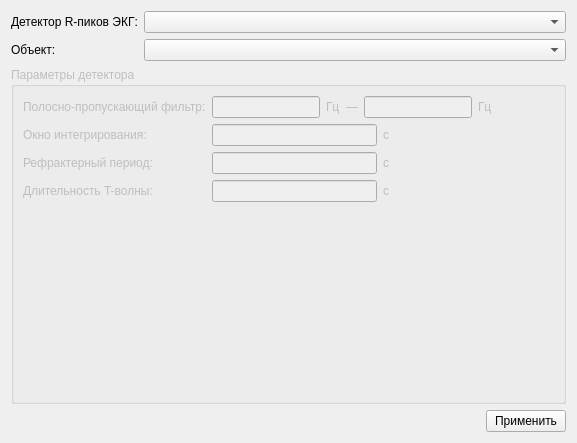
<?xml version="1.0" encoding="UTF-8"?>
<ui version="4.0">
 <class>FrmConfigDetector</class>
 <widget class="QFrame" name="FrmConfigDetector">
  <property name="geometry">
   <rect>
    <x>0</x>
    <y>0</y>
    <width>577</width>
    <height>443</height>
   </rect>
  </property>
  <property name="windowTitle">
   <string>Детектор R-пиков</string>
  </property>
  <layout class="QGridLayout" name="gridLayout">
   <item row="0" column="0">
    <layout class="QVBoxLayout" name="verticalLayout">
     <item>
      <layout class="QFormLayout" name="formLayout">
       <item row="0" column="0">
        <widget class="QLabel" name="labelDetector">
         <property name="text">
          <string>Детектор R-пиков ЭКГ:</string>
         </property>
        </widget>
       </item>
       <item row="0" column="1">
        <widget class="QComboBox" name="comboBoxSwitch"/>
       </item>
       <item row="1" column="0">
        <widget class="QLabel" name="labelObject">
         <property name="text">
          <string>Объект:</string>
         </property>
        </widget>
       </item>
       <item row="1" column="1">
        <widget class="QComboBox" name="comboBoxObject"/>
       </item>
      </layout>
     </item>
     <item>
      <widget class="QGroupBox" name="groupBoxDetectorParams">
       <property name="enabled">
        <bool>false</bool>
       </property>
       <property name="title">
        <string>Параметры детектора</string>
       </property>
       <layout class="QGridLayout" name="gridLayout_2">
        <item row="1" column="0">
         <spacer name="verticalSpacer">
          <property name="orientation">
           <enum>Qt::Orientation::Vertical</enum>
          </property>
          <property name="sizeHint" stdset="0">
           <size>
            <width>20</width>
            <height>314</height>
           </size>
          </property>
         </spacer>
        </item>
        <item row="0" column="0">
         <layout class="QGridLayout" name="gridLayout_3">
          <item row="0" column="1">
           <layout class="QHBoxLayout" name="horizontalLayoutBpf">
            <item>
             <widget class="QLineEdit" name="lineEditLowHz"/>
            </item>
            <item>
             <widget class="QLabel" name="labelLowHz">
              <property name="text">
               <string>Гц</string>
              </property>
             </widget>
            </item>
            <item>
             <widget class="QLabel" name="labelLine">
              <property name="text">
               <string>—</string>
              </property>
             </widget>
            </item>
            <item>
             <widget class="QLineEdit" name="lineEditHighHz"/>
            </item>
            <item>
             <widget class="QLabel" name="labelHighHz">
              <property name="text">
               <string>Гц</string>
              </property>
             </widget>
            </item>
            <item>
             <spacer name="horizontalSpacer_5">
              <property name="orientation">
               <enum>Qt::Orientation::Horizontal</enum>
              </property>
              <property name="sizeHint" stdset="0">
               <size>
                <width>40</width>
                <height>20</height>
               </size>
              </property>
             </spacer>
            </item>
           </layout>
          </item>
          <item row="3" column="0">
           <widget class="QLabel" name="labelTWaveWin">
            <property name="text">
             <string>Длительность T-волны:</string>
            </property>
           </widget>
          </item>
          <item row="1" column="0">
           <widget class="QLabel" name="labelIntegWin">
            <property name="text">
             <string>Окно интегрирования:</string>
            </property>
           </widget>
          </item>
          <item row="0" column="0">
           <widget class="QLabel" name="labelBpf">
            <property name="text">
             <string>Полосно-пропускающий фильтр:</string>
            </property>
           </widget>
          </item>
          <item row="2" column="0">
           <widget class="QLabel" name="labelRefract">
            <property name="text">
             <string>Рефрактерный период:</string>
            </property>
           </widget>
          </item>
          <item row="1" column="1">
           <layout class="QHBoxLayout" name="horizontalLayout_5">
            <item>
             <widget class="QLineEdit" name="lineEditIntegrWin"/>
            </item>
            <item>
             <widget class="QLabel" name="label_8">
              <property name="text">
               <string>с</string>
              </property>
             </widget>
            </item>
            <item>
             <spacer name="horizontalSpacer_2">
              <property name="orientation">
               <enum>Qt::Orientation::Horizontal</enum>
              </property>
              <property name="sizeHint" stdset="0">
               <size>
                <width>40</width>
                <height>20</height>
               </size>
              </property>
             </spacer>
            </item>
           </layout>
          </item>
          <item row="2" column="1">
           <layout class="QHBoxLayout" name="horizontalLayout_6">
            <item>
             <widget class="QLineEdit" name="lineEditRef"/>
            </item>
            <item>
             <widget class="QLabel" name="labelRefSec">
              <property name="text">
               <string>с</string>
              </property>
             </widget>
            </item>
            <item>
             <spacer name="horizontalSpacer_3">
              <property name="orientation">
               <enum>Qt::Orientation::Horizontal</enum>
              </property>
              <property name="sizeHint" stdset="0">
               <size>
                <width>40</width>
                <height>20</height>
               </size>
              </property>
             </spacer>
            </item>
           </layout>
          </item>
          <item row="3" column="1">
           <layout class="QHBoxLayout" name="horizontalLayout_7">
            <item>
             <widget class="QLineEdit" name="lineEditTwave"/>
            </item>
            <item>
             <widget class="QLabel" name="label_10">
              <property name="text">
               <string>с</string>
              </property>
             </widget>
            </item>
            <item>
             <spacer name="horizontalSpacer_4">
              <property name="orientation">
               <enum>Qt::Orientation::Horizontal</enum>
              </property>
              <property name="sizeHint" stdset="0">
               <size>
                <width>40</width>
                <height>20</height>
               </size>
              </property>
             </spacer>
            </item>
           </layout>
          </item>
         </layout>
        </item>
       </layout>
      </widget>
     </item>
     <item>
      <layout class="QHBoxLayout" name="horizontalLayout">
       <item>
        <spacer name="horizontalSpacer">
         <property name="orientation">
          <enum>Qt::Orientation::Horizontal</enum>
         </property>
         <property name="sizeHint" stdset="0">
          <size>
           <width>40</width>
           <height>20</height>
          </size>
         </property>
        </spacer>
       </item>
       <item>
        <widget class="QPushButton" name="pushButtonOk">
         <property name="text">
          <string>Применить</string>
         </property>
        </widget>
       </item>
      </layout>
     </item>
    </layout>
   </item>
  </layout>
 </widget>
 <resources/>
 <connections/>
</ui>
